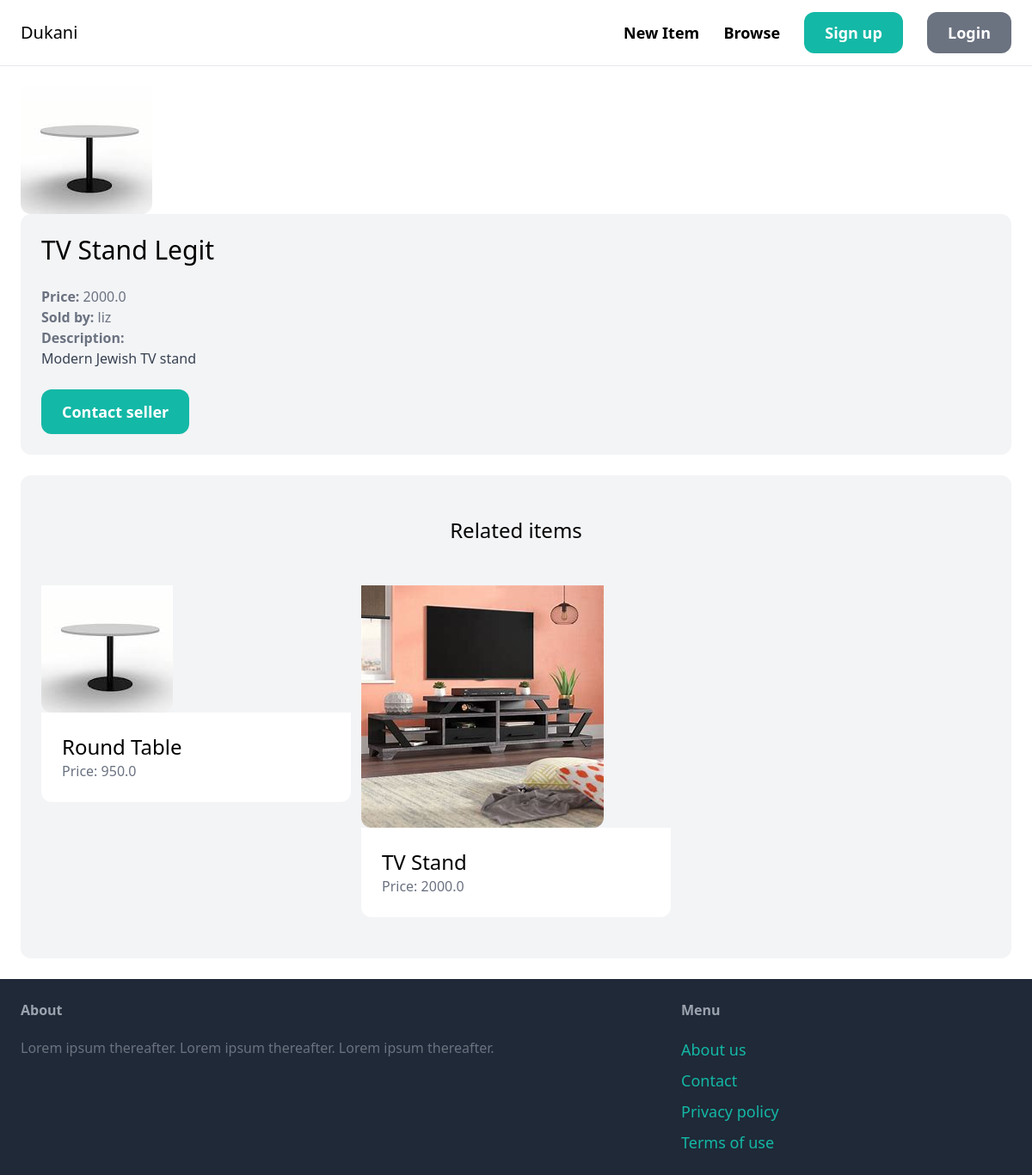
/item/14/, run on the app's committed database.
### item/models.py (models this page shows, shortened)
class Item(models.Model):
    category = models.ForeignKey(Category, related_name='items', on_delete=models.CASCADE)
    name = models.CharField(max_length=255)
    description = models.TextField(blank=True, null=True)
    price = models.FloatField()
    image = models.ImageField(upload_to='item_images', blank=True, null=True, default='item/round_table.jpg')
    is_sold = models.BooleanField(default=False)
    created_by = models.ForeignKey(User, related_name='items', on_delete=models.CASCADE)
    created_at = models.DateTimeField(auto_now_add=True)
    class Meta:
        verbose_name_plural = 'Items'

### item/views.py (the view)
# urls.py: path('<int:pk>/', views.detail, name='detail'),
def detail(request, pk):
    item = get_object_or_404(Item, pk=pk)
    related_items = Item.objects.filter(category=item.category, is_sold=False).exclude(pk=pk)
    return render(request, 'item/detail.html', {
        'item': item,
        'related_items': related_items
    })

### item/templates/item/detail.html (shortened to what this page needs)
{% extends 'core/base.html' %}
{% load static %}
{% block content %}
<div class="grid-cols-5 gap-6">
    <div class="col-span-3">
        {% if item.image %}
            <img src="{{ item.image.url }}" class="rounded-b-xl">
        {% else %}
            <img src="{% static 'item/round_table.jpg' %}" alt="Placeholder image" class="rounded-b-xl">
        {% endif %}
    </div>
    <div class="col-span-2 p-6 bg-gray-100 rounded-xl">
        <h1 class="mb-6 text-3xl"> {{ item.name }}</h1>
        <p class="text-gray-500"><strong>Price:</strong> {{ item.price }}</p>
        <p class="text-gray-500"><strong>Sold by:</strong> {{ item.created_by.username }}</p>
        {% if item.description %}
            <p class="text-gray-700">
                <strong class="text-gray-500">Description:</strong><br>
                {{ item.description }}
            </p>
        {% endif %}
        <a href="{% url 'conversation:new' item.id %}" class="inline-block mt-6 px-6 py-3 text-lg font-semibold bg-teal-500 text-white rounded-xl hover:bg-teal-700">Contact seller</a>
    </div>
</div>
{% if related_items %}
<div class="mt-6 px-6 py-12 bg-gray-100 rounded-xl">
        <h2 class="mb-12 text-2xl text-center">Related items</h2>
        <div class="grid grid-cols-3 gap-3">
            {% for item in related_items %}
                <div>
                    <a href="{% url 'item:detail' item.id %}">
                        <div>
                            {% if item.image %}
                                <img src="{{ item.image.url }}" class="rounded-b-xl">
                            {% else %}
                                <img src="{% static 'item/round_table.jpg' %}" alt="Placeholder image" class="rounded-b-xl">
                            {% endif %}
                        </div>
                        <div class="p-6 bg-white rounded-b-xl">
                            <h2 class="text-2xl">{{ item.name }}</h2>
                            <p class="text-gray-500">Price: {{ item.price }}</p>
                        </div>
                    </a>
                </div>
            {% endfor %}
        </div>
    </div>
{% endif %}
{% endblock %}

### data on the page
Item: name "TV Stand Legit", price "2000.0", created_by.username "liz", description "Modern Jewish TV stand"
Item: image (picture), name "Round Table", price "950.0"
Item: image (picture), name "TV Stand", price "2000.0"
